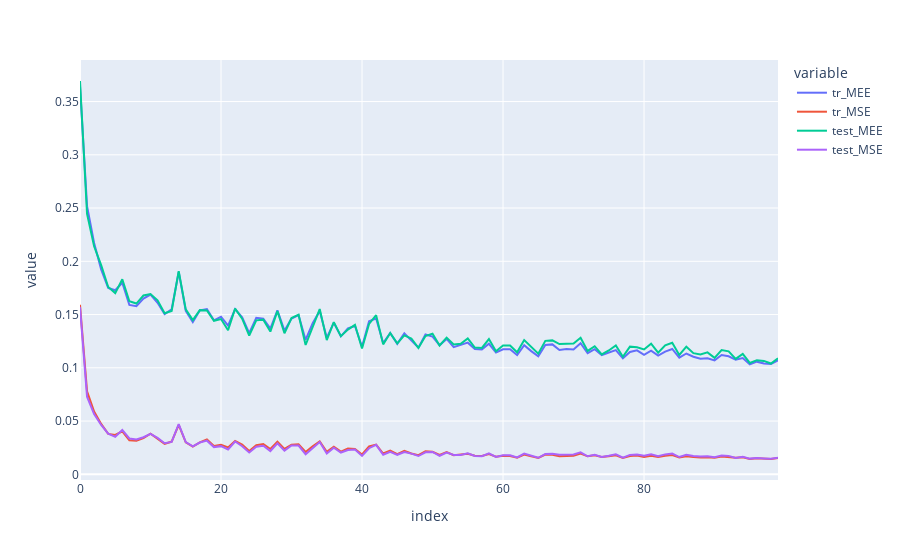

Notebook cell for this chart:
### Code cell
dat = pd.DataFrame({'tr_MEE':ens_err_train[1], 'tr_MSE':ens_err_train[0],
                    'test_MEE':ens_err_test[1], 'test_MSE':ens_err_test[0]})

a = px.line(dat)
a.show()
